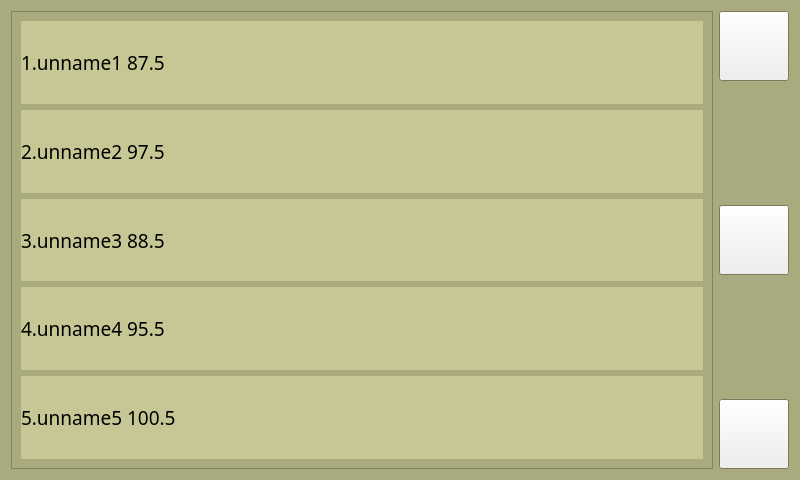
<?xml version="1.0" encoding="UTF-8"?>
<ui version="4.0">
 <class>ListWidget</class>
 <widget class="QWidget" name="ListWidget">
  <property name="geometry">
   <rect>
    <x>0</x>
    <y>0</y>
    <width>800</width>
    <height>480</height>
   </rect>
  </property>
  <property name="palette">
   <palette>
    <active>
     <colorrole role="Base">
      <brush brushstyle="SolidPattern">
       <color alpha="255">
        <red>255</red>
        <green>255</green>
        <blue>255</blue>
       </color>
      </brush>
     </colorrole>
     <colorrole role="Window">
      <brush brushstyle="SolidPattern">
       <color alpha="255">
        <red>170</red>
        <green>170</green>
        <blue>127</blue>
       </color>
      </brush>
     </colorrole>
    </active>
    <inactive>
     <colorrole role="Base">
      <brush brushstyle="SolidPattern">
       <color alpha="255">
        <red>255</red>
        <green>255</green>
        <blue>255</blue>
       </color>
      </brush>
     </colorrole>
     <colorrole role="Window">
      <brush brushstyle="SolidPattern">
       <color alpha="255">
        <red>170</red>
        <green>170</green>
        <blue>127</blue>
       </color>
      </brush>
     </colorrole>
    </inactive>
    <disabled>
     <colorrole role="Base">
      <brush brushstyle="SolidPattern">
       <color alpha="255">
        <red>170</red>
        <green>170</green>
        <blue>127</blue>
       </color>
      </brush>
     </colorrole>
     <colorrole role="Window">
      <brush brushstyle="SolidPattern">
       <color alpha="255">
        <red>170</red>
        <green>170</green>
        <blue>127</blue>
       </color>
      </brush>
     </colorrole>
    </disabled>
   </palette>
  </property>
  <property name="windowTitle">
   <string>ListWidget</string>
  </property>
  <property name="autoFillBackground">
   <bool>true</bool>
  </property>
  <layout class="QGridLayout" name="gridLayout">
   <item row="0" column="1">
    <widget class="MyPushButton" name="pushButtonUp">
     <property name="sizePolicy">
      <sizepolicy hsizetype="Minimum" vsizetype="Minimum">
       <horstretch>0</horstretch>
       <verstretch>0</verstretch>
      </sizepolicy>
     </property>
     <property name="minimumSize">
      <size>
       <width>7</width>
       <height>70</height>
      </size>
     </property>
     <property name="text">
      <string/>
     </property>
     <property name="icon">
      <iconset resource="image.qrc">
       <normaloff>:/new/prefix1/image/up/1.png</normaloff>:/new/prefix1/image/up/1.png</iconset>
     </property>
     <property name="iconSize">
      <size>
       <width>50</width>
       <height>50</height>
      </size>
     </property>
    </widget>
   </item>
   <item row="1" column="1">
    <spacer name="verticalSpacer_2">
     <property name="orientation">
      <enum>Qt::Vertical</enum>
     </property>
     <property name="sizeHint" stdset="0">
      <size>
       <width>67</width>
       <height>111</height>
      </size>
     </property>
    </spacer>
   </item>
   <item row="2" column="1">
    <widget class="MyPushButton" name="pushButtonGoback">
     <property name="sizePolicy">
      <sizepolicy hsizetype="Minimum" vsizetype="Minimum">
       <horstretch>0</horstretch>
       <verstretch>0</verstretch>
      </sizepolicy>
     </property>
     <property name="minimumSize">
      <size>
       <width>7</width>
       <height>70</height>
      </size>
     </property>
     <property name="text">
      <string/>
     </property>
     <property name="icon">
      <iconset resource="image.qrc">
       <normaloff>:/new/prefix1/image/goback/1.png</normaloff>:/new/prefix1/image/goback/1.png</iconset>
     </property>
     <property name="iconSize">
      <size>
       <width>50</width>
       <height>50</height>
      </size>
     </property>
    </widget>
   </item>
   <item row="3" column="1">
    <spacer name="verticalSpacer">
     <property name="orientation">
      <enum>Qt::Vertical</enum>
     </property>
     <property name="sizeHint" stdset="0">
      <size>
       <width>67</width>
       <height>111</height>
      </size>
     </property>
    </spacer>
   </item>
   <item row="4" column="1">
    <widget class="MyPushButton" name="pushButtonDown">
     <property name="sizePolicy">
      <sizepolicy hsizetype="Minimum" vsizetype="Minimum">
       <horstretch>0</horstretch>
       <verstretch>0</verstretch>
      </sizepolicy>
     </property>
     <property name="minimumSize">
      <size>
       <width>70</width>
       <height>70</height>
      </size>
     </property>
     <property name="text">
      <string/>
     </property>
     <property name="icon">
      <iconset resource="image.qrc">
       <normaloff>:/new/prefix1/image/down/1.png</normaloff>:/new/prefix1/image/down/1.png</iconset>
     </property>
     <property name="iconSize">
      <size>
       <width>50</width>
       <height>50</height>
      </size>
     </property>
    </widget>
   </item>
   <item row="0" column="0" rowspan="5">
    <widget class="QFrame" name="frame">
     <property name="sizePolicy">
      <sizepolicy hsizetype="Expanding" vsizetype="Expanding">
       <horstretch>0</horstretch>
       <verstretch>0</verstretch>
      </sizepolicy>
     </property>
     <property name="autoFillBackground">
      <bool>true</bool>
     </property>
     <property name="frameShape">
      <enum>QFrame::StyledPanel</enum>
     </property>
     <property name="frameShadow">
      <enum>QFrame::Raised</enum>
     </property>
     <layout class="QVBoxLayout" name="verticalLayout">
      <item>
       <widget class="MyList" name="list1">
        <property name="palette">
         <palette>
          <active>
           <colorrole role="Base">
            <brush brushstyle="SolidPattern">
             <color alpha="255">
              <red>255</red>
              <green>255</green>
              <blue>255</blue>
             </color>
            </brush>
           </colorrole>
           <colorrole role="Window">
            <brush brushstyle="SolidPattern">
             <color alpha="255">
              <red>199</red>
              <green>199</green>
              <blue>149</blue>
             </color>
            </brush>
           </colorrole>
          </active>
          <inactive>
           <colorrole role="Base">
            <brush brushstyle="SolidPattern">
             <color alpha="255">
              <red>255</red>
              <green>255</green>
              <blue>255</blue>
             </color>
            </brush>
           </colorrole>
           <colorrole role="Window">
            <brush brushstyle="SolidPattern">
             <color alpha="255">
              <red>199</red>
              <green>199</green>
              <blue>149</blue>
             </color>
            </brush>
           </colorrole>
          </inactive>
          <disabled>
           <colorrole role="Base">
            <brush brushstyle="SolidPattern">
             <color alpha="255">
              <red>199</red>
              <green>199</green>
              <blue>149</blue>
             </color>
            </brush>
           </colorrole>
           <colorrole role="Window">
            <brush brushstyle="SolidPattern">
             <color alpha="255">
              <red>199</red>
              <green>199</green>
              <blue>149</blue>
             </color>
            </brush>
           </colorrole>
          </disabled>
         </palette>
        </property>
        <property name="font">
         <font>
          <family>隶书</family>
          <pointsize>14</pointsize>
         </font>
        </property>
        <property name="autoFillBackground">
         <bool>true</bool>
        </property>
        <property name="text">
         <string>1.unname1 87.5</string>
        </property>
       </widget>
      </item>
      <item>
       <widget class="MyList" name="list2">
        <property name="palette">
         <palette>
          <active>
           <colorrole role="Base">
            <brush brushstyle="SolidPattern">
             <color alpha="255">
              <red>255</red>
              <green>255</green>
              <blue>255</blue>
             </color>
            </brush>
           </colorrole>
           <colorrole role="Window">
            <brush brushstyle="SolidPattern">
             <color alpha="255">
              <red>199</red>
              <green>199</green>
              <blue>149</blue>
             </color>
            </brush>
           </colorrole>
          </active>
          <inactive>
           <colorrole role="Base">
            <brush brushstyle="SolidPattern">
             <color alpha="255">
              <red>255</red>
              <green>255</green>
              <blue>255</blue>
             </color>
            </brush>
           </colorrole>
           <colorrole role="Window">
            <brush brushstyle="SolidPattern">
             <color alpha="255">
              <red>199</red>
              <green>199</green>
              <blue>149</blue>
             </color>
            </brush>
           </colorrole>
          </inactive>
          <disabled>
           <colorrole role="Base">
            <brush brushstyle="SolidPattern">
             <color alpha="255">
              <red>199</red>
              <green>199</green>
              <blue>149</blue>
             </color>
            </brush>
           </colorrole>
           <colorrole role="Window">
            <brush brushstyle="SolidPattern">
             <color alpha="255">
              <red>199</red>
              <green>199</green>
              <blue>149</blue>
             </color>
            </brush>
           </colorrole>
          </disabled>
         </palette>
        </property>
        <property name="font">
         <font>
          <family>隶书</family>
          <pointsize>14</pointsize>
         </font>
        </property>
        <property name="autoFillBackground">
         <bool>true</bool>
        </property>
        <property name="text">
         <string>2.unname2 97.5</string>
        </property>
       </widget>
      </item>
      <item>
       <widget class="MyList" name="list3">
        <property name="palette">
         <palette>
          <active>
           <colorrole role="Base">
            <brush brushstyle="SolidPattern">
             <color alpha="255">
              <red>255</red>
              <green>255</green>
              <blue>255</blue>
             </color>
            </brush>
           </colorrole>
           <colorrole role="Window">
            <brush brushstyle="SolidPattern">
             <color alpha="255">
              <red>199</red>
              <green>199</green>
              <blue>149</blue>
             </color>
            </brush>
           </colorrole>
          </active>
          <inactive>
           <colorrole role="Base">
            <brush brushstyle="SolidPattern">
             <color alpha="255">
              <red>255</red>
              <green>255</green>
              <blue>255</blue>
             </color>
            </brush>
           </colorrole>
           <colorrole role="Window">
            <brush brushstyle="SolidPattern">
             <color alpha="255">
              <red>199</red>
              <green>199</green>
              <blue>149</blue>
             </color>
            </brush>
           </colorrole>
          </inactive>
          <disabled>
           <colorrole role="Base">
            <brush brushstyle="SolidPattern">
             <color alpha="255">
              <red>199</red>
              <green>199</green>
              <blue>149</blue>
             </color>
            </brush>
           </colorrole>
           <colorrole role="Window">
            <brush brushstyle="SolidPattern">
             <color alpha="255">
              <red>199</red>
              <green>199</green>
              <blue>149</blue>
             </color>
            </brush>
           </colorrole>
          </disabled>
         </palette>
        </property>
        <property name="font">
         <font>
          <family>隶书</family>
          <pointsize>14</pointsize>
         </font>
        </property>
        <property name="autoFillBackground">
         <bool>true</bool>
        </property>
        <property name="text">
         <string>3.unname3 88.5</string>
        </property>
       </widget>
      </item>
      <item>
       <widget class="MyList" name="list4">
        <property name="palette">
         <palette>
          <active>
           <colorrole role="Base">
            <brush brushstyle="SolidPattern">
             <color alpha="255">
              <red>255</red>
              <green>255</green>
              <blue>255</blue>
             </color>
            </brush>
           </colorrole>
           <colorrole role="Window">
            <brush brushstyle="SolidPattern">
             <color alpha="255">
              <red>199</red>
              <green>199</green>
              <blue>149</blue>
             </color>
            </brush>
           </colorrole>
          </active>
          <inactive>
           <colorrole role="Base">
            <brush brushstyle="SolidPattern">
             <color alpha="255">
              <red>255</red>
              <green>255</green>
              <blue>255</blue>
             </color>
            </brush>
           </colorrole>
           <colorrole role="Window">
            <brush brushstyle="SolidPattern">
             <color alpha="255">
              <red>199</red>
              <green>199</green>
              <blue>149</blue>
             </color>
            </brush>
           </colorrole>
          </inactive>
          <disabled>
           <colorrole role="Base">
            <brush brushstyle="SolidPattern">
             <color alpha="255">
              <red>199</red>
              <green>199</green>
              <blue>149</blue>
             </color>
            </brush>
           </colorrole>
           <colorrole role="Window">
            <brush brushstyle="SolidPattern">
             <color alpha="255">
              <red>199</red>
              <green>199</green>
              <blue>149</blue>
             </color>
            </brush>
           </colorrole>
          </disabled>
         </palette>
        </property>
        <property name="font">
         <font>
          <family>隶书</family>
          <pointsize>14</pointsize>
         </font>
        </property>
        <property name="autoFillBackground">
         <bool>true</bool>
        </property>
        <property name="text">
         <string>4.unname4 95.5</string>
        </property>
       </widget>
      </item>
      <item>
       <widget class="MyList" name="list5">
        <property name="palette">
         <palette>
          <active>
           <colorrole role="Base">
            <brush brushstyle="SolidPattern">
             <color alpha="255">
              <red>255</red>
              <green>255</green>
              <blue>255</blue>
             </color>
            </brush>
           </colorrole>
           <colorrole role="Window">
            <brush brushstyle="SolidPattern">
             <color alpha="255">
              <red>199</red>
              <green>199</green>
              <blue>149</blue>
             </color>
            </brush>
           </colorrole>
          </active>
          <inactive>
           <colorrole role="Base">
            <brush brushstyle="SolidPattern">
             <color alpha="255">
              <red>255</red>
              <green>255</green>
              <blue>255</blue>
             </color>
            </brush>
           </colorrole>
           <colorrole role="Window">
            <brush brushstyle="SolidPattern">
             <color alpha="255">
              <red>199</red>
              <green>199</green>
              <blue>149</blue>
             </color>
            </brush>
           </colorrole>
          </inactive>
          <disabled>
           <colorrole role="Base">
            <brush brushstyle="SolidPattern">
             <color alpha="255">
              <red>199</red>
              <green>199</green>
              <blue>149</blue>
             </color>
            </brush>
           </colorrole>
           <colorrole role="Window">
            <brush brushstyle="SolidPattern">
             <color alpha="255">
              <red>199</red>
              <green>199</green>
              <blue>149</blue>
             </color>
            </brush>
           </colorrole>
          </disabled>
         </palette>
        </property>
        <property name="font">
         <font>
          <family>隶书</family>
          <pointsize>14</pointsize>
         </font>
        </property>
        <property name="autoFillBackground">
         <bool>true</bool>
        </property>
        <property name="text">
         <string>5.unname5 100.5</string>
        </property>
       </widget>
      </item>
     </layout>
    </widget>
   </item>
  </layout>
 </widget>
 <customwidgets>
  <customwidget>
   <class>MyPushButton</class>
   <extends>QPushButton</extends>
   <header location="global">mypushbutton.h</header>
  </customwidget>
  <customwidget>
   <class>MyList</class>
   <extends>QLabel</extends>
   <header location="global">mylist.h</header>
  </customwidget>
 </customwidgets>
 <resources>
  <include location="image.qrc"/>
 </resources>
 <connections/>
</ui>
